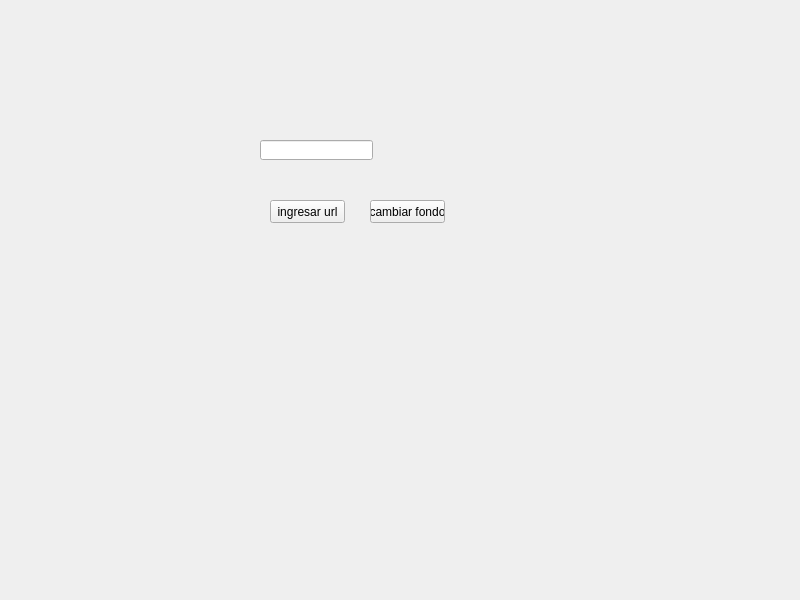
<?xml version="1.0" encoding="UTF-8"?>
<ui version="4.0">
 <class>Paser</class>
 <widget class="QWidget" name="Paser">
  <property name="geometry">
   <rect>
    <x>0</x>
    <y>0</y>
    <width>800</width>
    <height>600</height>
   </rect>
  </property>
  <property name="windowTitle">
   <string>Paser</string>
  </property>
  <widget class="QLineEdit" name="ingreso">
   <property name="geometry">
    <rect>
     <x>260</x>
     <y>140</y>
     <width>113</width>
     <height>20</height>
    </rect>
   </property>
  </widget>
  <widget class="QPushButton" name="botoningreso">
   <property name="geometry">
    <rect>
     <x>270</x>
     <y>200</y>
     <width>75</width>
     <height>23</height>
    </rect>
   </property>
   <property name="text">
    <string>ingresar url</string>
   </property>
  </widget>
  <widget class="QPushButton" name="cfondo">
   <property name="geometry">
    <rect>
     <x>370</x>
     <y>200</y>
     <width>75</width>
     <height>23</height>
    </rect>
   </property>
   <property name="text">
    <string>cambiar fondo</string>
   </property>
  </widget>
 </widget>
 <resources/>
 <connections/>
</ui>
